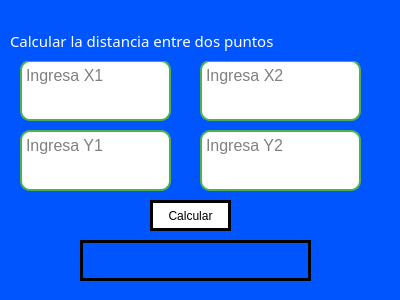
<?xml version="1.0" encoding="UTF-8"?>
<ui version="4.0">
 <class>Dialog</class>
 <widget class="QDialog" name="Dialog">
  <property name="geometry">
   <rect>
    <x>0</x>
    <y>0</y>
    <width>400</width>
    <height>300</height>
   </rect>
  </property>
  <property name="windowTitle">
   <string>Dialog</string>
  </property>
  <property name="styleSheet">
   <string notr="true">background-color: rgb(0, 85, 255);</string>
  </property>
  <widget class="QTextEdit" name="X1">
   <property name="geometry">
    <rect>
     <x>20</x>
     <y>60</y>
     <width>151</width>
     <height>61</height>
    </rect>
   </property>
   <property name="font">
    <font>
     <pointsize>12</pointsize>
    </font>
   </property>
   <property name="layoutDirection">
    <enum>Qt::LeftToRight</enum>
   </property>
   <property name="styleSheet">
    <string notr="true">background-color: rgb(255, 255, 255);
border-radius: 10px;
border: 2px solid #4CAF50;</string>
   </property>
   <property name="html">
    <string>&lt;!DOCTYPE HTML PUBLIC &quot;-//W3C//DTD HTML 4.0//EN&quot; &quot;http://www.w3.org/TR/REC-html40/strict.dtd&quot;&gt;
&lt;html&gt;&lt;head&gt;&lt;meta name=&quot;qrichtext&quot; content=&quot;1&quot; /&gt;&lt;style type=&quot;text/css&quot;&gt;
p, li { white-space: pre-wrap; }
&lt;/style&gt;&lt;/head&gt;&lt;body style=&quot; font-family:'MS Shell Dlg 2'; font-size:12pt; font-weight:400; font-style:normal;&quot;&gt;
&lt;p align=&quot;center&quot; style=&quot;-qt-paragraph-type:empty; margin-top:0px; margin-bottom:0px; margin-left:0px; margin-right:0px; -qt-block-indent:0; text-indent:0px;&quot;&gt;&lt;br /&gt;&lt;/p&gt;&lt;/body&gt;&lt;/html&gt;</string>
   </property>
   <property name="placeholderText">
    <string>Ingresa X1</string>
   </property>
  </widget>
  <widget class="QTextEdit" name="y1">
   <property name="geometry">
    <rect>
     <x>20</x>
     <y>130</y>
     <width>151</width>
     <height>61</height>
    </rect>
   </property>
   <property name="font">
    <font>
     <pointsize>12</pointsize>
    </font>
   </property>
   <property name="styleSheet">
    <string notr="true">background-color: rgb(255, 255, 255);
border-radius: 10px;
border: 2px solid #4CAF50;</string>
   </property>
   <property name="html">
    <string>&lt;!DOCTYPE HTML PUBLIC &quot;-//W3C//DTD HTML 4.0//EN&quot; &quot;http://www.w3.org/TR/REC-html40/strict.dtd&quot;&gt;
&lt;html&gt;&lt;head&gt;&lt;meta name=&quot;qrichtext&quot; content=&quot;1&quot; /&gt;&lt;style type=&quot;text/css&quot;&gt;
p, li { white-space: pre-wrap; }
&lt;/style&gt;&lt;/head&gt;&lt;body style=&quot; font-family:'MS Shell Dlg 2'; font-size:12pt; font-weight:400; font-style:normal;&quot;&gt;
&lt;p align=&quot;center&quot; style=&quot;-qt-paragraph-type:empty; margin-top:0px; margin-bottom:0px; margin-left:0px; margin-right:0px; -qt-block-indent:0; text-indent:0px; font-size:7.8pt;&quot;&gt;&lt;br /&gt;&lt;/p&gt;&lt;/body&gt;&lt;/html&gt;</string>
   </property>
   <property name="placeholderText">
    <string>Ingresa Y1</string>
   </property>
  </widget>
  <widget class="QTextEdit" name="y2">
   <property name="geometry">
    <rect>
     <x>200</x>
     <y>130</y>
     <width>161</width>
     <height>61</height>
    </rect>
   </property>
   <property name="font">
    <font>
     <pointsize>12</pointsize>
    </font>
   </property>
   <property name="styleSheet">
    <string notr="true">background-color: rgb(255, 255, 255);
border-radius: 10px;
border: 2px solid #4CAF50;</string>
   </property>
   <property name="html">
    <string>&lt;!DOCTYPE HTML PUBLIC &quot;-//W3C//DTD HTML 4.0//EN&quot; &quot;http://www.w3.org/TR/REC-html40/strict.dtd&quot;&gt;
&lt;html&gt;&lt;head&gt;&lt;meta name=&quot;qrichtext&quot; content=&quot;1&quot; /&gt;&lt;style type=&quot;text/css&quot;&gt;
p, li { white-space: pre-wrap; }
&lt;/style&gt;&lt;/head&gt;&lt;body style=&quot; font-family:'MS Shell Dlg 2'; font-size:12pt; font-weight:400; font-style:normal;&quot;&gt;
&lt;p align=&quot;center&quot; style=&quot;-qt-paragraph-type:empty; margin-top:0px; margin-bottom:0px; margin-left:0px; margin-right:0px; -qt-block-indent:0; text-indent:0px; font-size:7.8pt;&quot;&gt;&lt;br /&gt;&lt;/p&gt;&lt;/body&gt;&lt;/html&gt;</string>
   </property>
   <property name="placeholderText">
    <string>Ingresa Y2</string>
   </property>
  </widget>
  <widget class="QTextEdit" name="x2">
   <property name="geometry">
    <rect>
     <x>200</x>
     <y>60</y>
     <width>161</width>
     <height>61</height>
    </rect>
   </property>
   <property name="font">
    <font>
     <pointsize>12</pointsize>
    </font>
   </property>
   <property name="styleSheet">
    <string notr="true">background-color: rgb(255, 255, 255);
border-radius: 10px;
border: 2px solid #4CAF50;</string>
   </property>
   <property name="html">
    <string>&lt;!DOCTYPE HTML PUBLIC &quot;-//W3C//DTD HTML 4.0//EN&quot; &quot;http://www.w3.org/TR/REC-html40/strict.dtd&quot;&gt;
&lt;html&gt;&lt;head&gt;&lt;meta name=&quot;qrichtext&quot; content=&quot;1&quot; /&gt;&lt;style type=&quot;text/css&quot;&gt;
p, li { white-space: pre-wrap; }
&lt;/style&gt;&lt;/head&gt;&lt;body style=&quot; font-family:'MS Shell Dlg 2'; font-size:12pt; font-weight:400; font-style:normal;&quot;&gt;
&lt;p align=&quot;center&quot; style=&quot;-qt-paragraph-type:empty; margin-top:0px; margin-bottom:0px; margin-left:0px; margin-right:0px; -qt-block-indent:0; text-indent:0px; font-size:7.8pt;&quot;&gt;&lt;br /&gt;&lt;/p&gt;&lt;/body&gt;&lt;/html&gt;</string>
   </property>
   <property name="placeholderText">
    <string>Ingresa X2</string>
   </property>
  </widget>
  <widget class="QPushButton" name="btn_calcular">
   <property name="geometry">
    <rect>
     <x>150</x>
     <y>200</y>
     <width>81</width>
     <height>31</height>
    </rect>
   </property>
   <property name="font">
    <font>
     <pointsize>9</pointsize>
    </font>
   </property>
   <property name="styleSheet">
    <string notr="true">background-color: rgb(255, 255, 255);
border-radius: 30px;
border: 3px solid black</string>
   </property>
   <property name="text">
    <string>Calcular</string>
   </property>
  </widget>
  <widget class="QLabel" name="label">
   <property name="geometry">
    <rect>
     <x>10</x>
     <y>20</y>
     <width>371</width>
     <height>41</height>
    </rect>
   </property>
   <property name="font">
    <font>
     <family>Segoe Script</family>
     <pointsize>11</pointsize>
     <weight>50</weight>
     <bold>false</bold>
    </font>
   </property>
   <property name="styleSheet">
    <string notr="true">background-color: rgb(0, 85, 255);
color: white;</string>
   </property>
   <property name="text">
    <string>Calcular la distancia entre dos puntos</string>
   </property>
  </widget>
  <widget class="QLabel" name="labelResultado">
   <property name="geometry">
    <rect>
     <x>80</x>
     <y>240</y>
     <width>231</width>
     <height>41</height>
    </rect>
   </property>
   <property name="font">
    <font>
     <pointsize>15</pointsize>
    </font>
   </property>
   <property name="styleSheet">
    <string notr="true">background-color: rgb(0, 85, 255);
color: rgb(255, 255, 255);
border-radius: 30px;
border: 3px solid black</string>
   </property>
   <property name="text">
    <string/>
   </property>
  </widget>
 </widget>
 <resources/>
 <connections/>
</ui>
